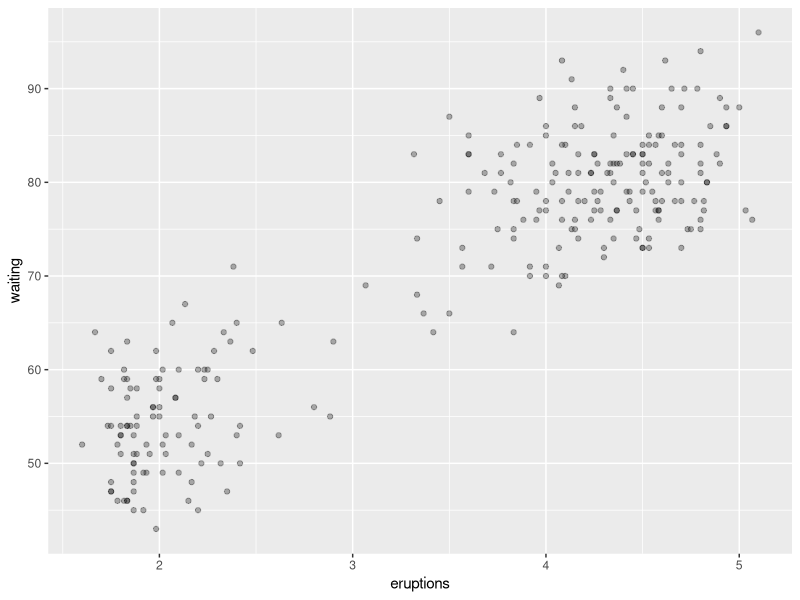

Reproduce this figure in R.
# 4) en apartado4.R evita el overplotting del anterior ejercicio usando
# transparencia

library(ggplot2)
faith <- faithful


ggplot(faith, (aes(x = eruptions, y = waiting))) + # igual que el ejercicio anterior
  geom_point(alpha = 0.3) # para evitar el overplotting, existe la funcion alpha, que 
# segun el grado que se le adjudique, muestra los puntos de la grafica con mayor o 
# menor transparencia. En este caso he elegido el 0.3, porque cuanto menor el valor
# de alpha, mayos la transaprencia, pero queria que se siguieran interpretando 
# los datos. 

